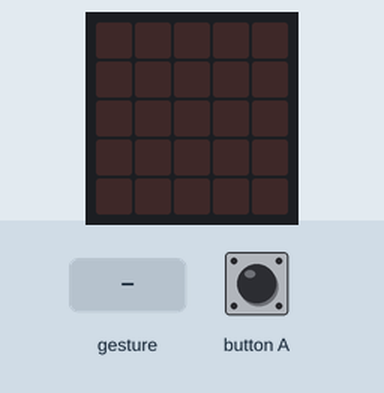
The program below on a simulated BBC micro:bit (MakeCode). Shown: the board's 5×5 LED display. Inputs (shaded band) come from the test bench. Random numbers come from a fixed seed; a tilt is held for 1.5 s and a shake lasts 1 s, then the board lies face up again.

Above: at 1.2 s.
1.3 s: gesture 'shake'
At 2.3 s:
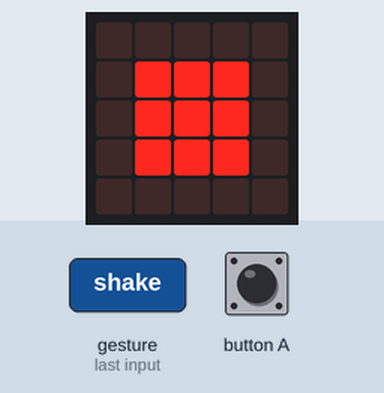
3.0 s: button A pressed for 0.15 s
At 4.9 s:
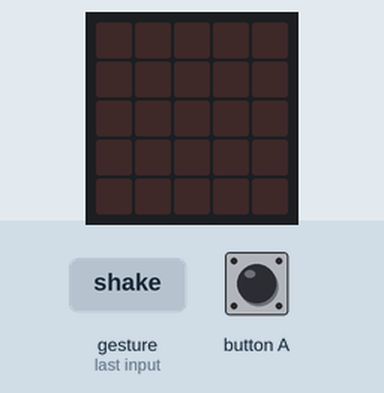
5.6 s: gesture 'shake'
At 6.8 s:
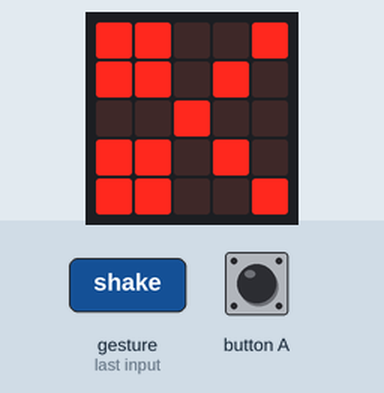
Timing chart, 0 to 8.6 s (numbered marks = the images above; inputs shaded):
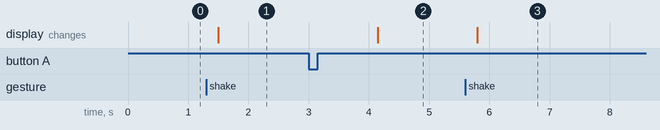

The program:

main.ts
```typescript
let ruka = 0
input.onButtonPressed(Button.A, function () {
    basic.pause(1000)
    basic.clearScreen()
})
input.onGesture(Gesture.Shake, function () {
    ruka = randint(1, 3)
    if (ruka == 1) {
        basic.showLeds(`
            . . . . .
            . # # # .
            . # # # .
            . # # # .
            . . . . .
            `)
    } else if (ruka == 2) {
        basic.showLeds(`
            # # # # #
            # . . . #
            # . . . #
            # . . . #
            # # # # #
            `)
    } else {
        basic.showLeds(`
            # # . . #
            # # . # .
            . . # . .
            # # . # .
            # # . . #
            `)
    }
})
basic.forever(function () {

})
```

test.ts
```typescript
// sem patria testy; keď sa tento balík použije ako rozšírenie, nebudú sa kompilovať.
```

Measured:
- after the input at 1.3 s, the display: changes after 0.20 s (image 1)
- after the input at 3.0 s, the display: changes after 1.2 s (image 2)
- after the input at 5.6 s, the display: changes after 0.20 s (image 3)
